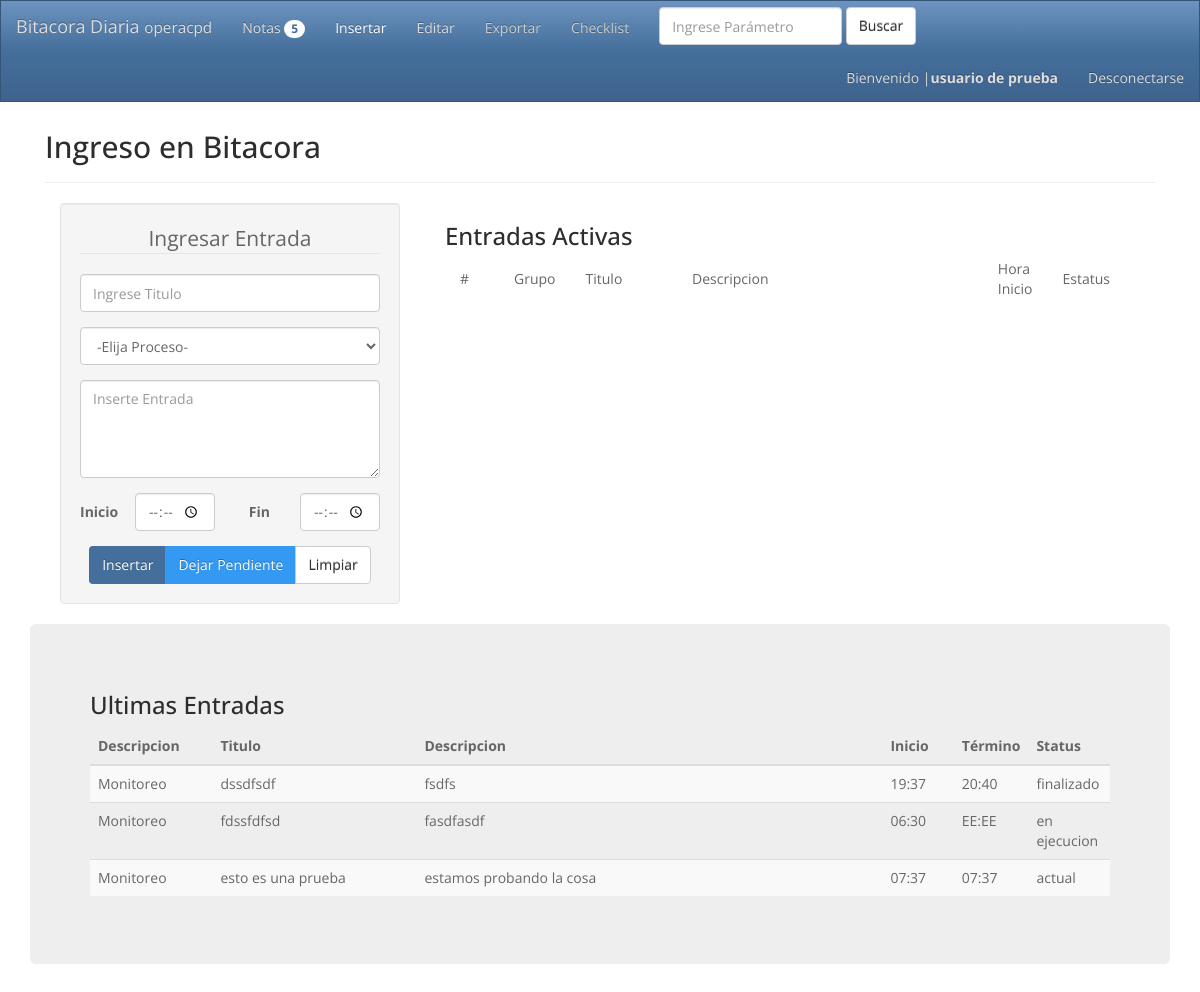
/index.php (signed in), run on the app's committed database.
### tables this page shows
CREATE TABLE IF NOT EXISTS `lista` (
  `id` int(10) unsigned NOT NULL,
  `marca` timestamp NOT NULL DEFAULT '0000-00-00 00:00:00',
  `fecha` date NOT NULL DEFAULT '0000-00-00',
  `hora_inicio` varchar(5) NOT NULL DEFAULT '',
  `hora_termino` varchar(5) NOT NULL DEFAULT '',
  `proceso` int(10) unsigned NOT NULL DEFAULT '0',
  `usuario` int(10) unsigned NOT NULL DEFAULT '0',
  `estatus` int(10) unsigned NOT NULL DEFAULT '0',
  `turno` int(10) unsigned NOT NULL DEFAULT '0',
  `titulo` varchar(45) NOT NULL DEFAULT '',
  `descripcion` text NOT NULL
);

CREATE TABLE IF NOT EXISTS `lista_procesos` (
  `id` int(10) unsigned NOT NULL,
  `descripcion` varchar(45) NOT NULL DEFAULT ''
);

CREATE TABLE IF NOT EXISTS `lista_status` (
  `id` int(10) unsigned NOT NULL,
  `valor` varchar(45) NOT NULL DEFAULT '',
  `descripcion` varchar(45) NOT NULL DEFAULT ''
);

### functions/funciones.php (called while the page is built, shortened)
<?php
function ultimasEntradas(){
	$query = "	SELECT 	l.id,
						p.descripcion as tipo,
        				l.titulo,
        				l.descripcion,
        				l.hora_inicio as inicio,
        				l.hora_termino as fin,
        				e.valor as estatus
				FROM   	lista l,
        				lista_procesos p,
        				lista_status e,
        				usuarios u
				WHERE   l.proceso = p.id
				AND     l.estatus = e.id
				AND     l.usuario = u.id
				ORDER BY l.id
				DESC LIMIT 10;";
	$result = mysql_query($query);
	return $result;
}
?>

### index.php (called while the page is built)
<?php
include_once 'head.php';
include_once 'body.php';
include_once 'foot.php';
?>

### sections/ultimas.php
<?php
$ultimas = ultimasEntradas();
?>
<div class="jumbotron col-lg-12">
	<h3>Ultimas Entradas</h3>
	<table class="table table-striped table-hover">
		<thead>
			<th>Descripcion</th>
			<th>Titulo</th>
			<th>Descripcion</th>
			<th>Inicio</th>
			<th>Término</th>
			<th>Status</th>
		</thead>
		<tbody>
			<?php
				while($list = mysql_fetch_array($ultimas)){
					echo "<tr><td width='12%'>".$list['tipo']."</td>";
					echo "<td width='20%'>".$list['titulo']."</td>";
					echo "<td>".$list['descripcion']."</td>";
					echo "<td width='7%'>".$list['inicio']."</td>";
					echo "<td width='7%'>".$list['fin']."</td>";
					echo "<td width='8%'>".$list['estatus']."</td></tr>";
				}
			?>
		</tbody>
	</table>
</div>

### data on the page
lista: proceso.descripcion "Monitoreo", titulo "dssdfsdf", descripcion "fsdfs", hora_inicio "19:37", hora_termino "20:40", estatus.valor "finalizado"
lista: proceso.descripcion "Monitoreo", titulo "fdssfdfsd", descripcion "fasdfasdf", hora_inicio "06:30", hora_termino "EE:EE", estatus.valor "en ejecucion"
lista: proceso.descripcion "Monitoreo", titulo "esto es una prueba", descripcion "estamos probando la cosa", hora_inicio "07:37", hora_termino "07:37", estatus.valor "actual"

### other printed values
$notasvigentes "5"
$usuario "usuario de prueba"
